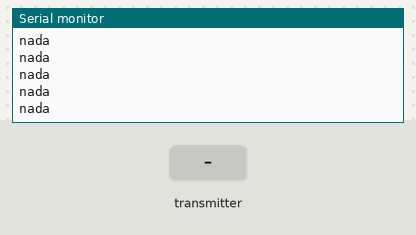
A sketch run on a simulated Arduino Uno, built with avr-gcc and run on an emulated ATmega328P. Shown: the last lines printed to the serial monitor. The inputs (shaded band) are chosen by the test bench. No radio packets arrive unless stated.

Above: at 1.2 s.
1.3 s: the transmitter starts sending pot1 = 0
At 1.32 s:
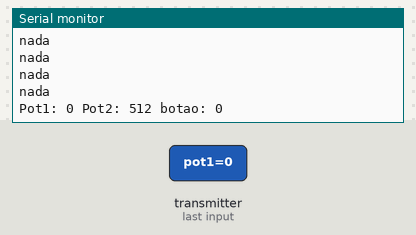
3.2 s: the transmitter starts sending pot2 = 0
At 3.25 s:
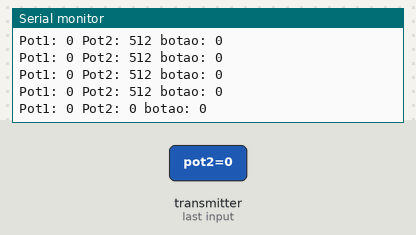
6.2 s: the transmitter starts sending botao = 1
At 6.29 s:
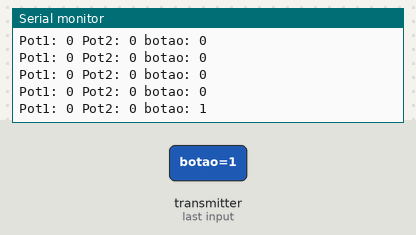
7.7 s: the transmitter starts sending pot1 = 256
At 7.81 s:
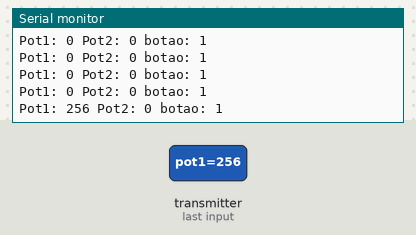
9.2 s: the transmitter starts sending pot2 = 256
At 9.22 s:
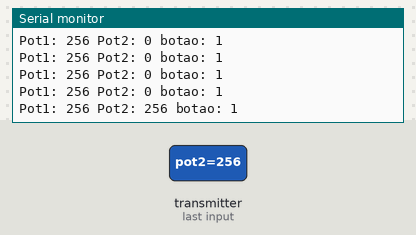
10.7 s: the transmitter starts sending pot1 = 1023
At 10.74 s:
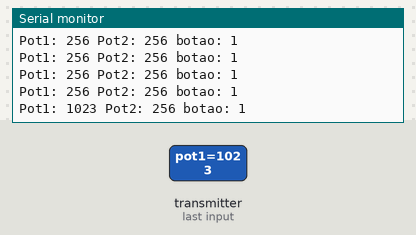
Timing chart, 0 to 13.7 s (numbered marks = the images above; inputs shaded):
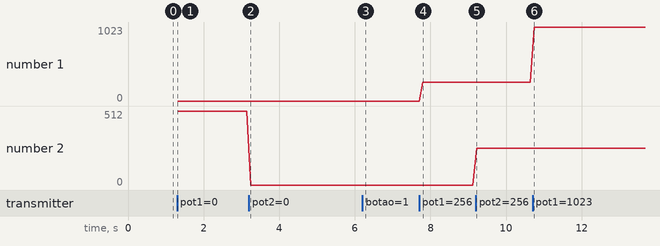

Measured:
- after the input at 1.3 s, the serial monitor: prints a new line at once (image 1)
- after the input at 3.2 s, the serial monitor: prints a new line at once (image 2)
- after the input at 6.2 s, the serial monitor: prints a new line after 0.08 s (image 3)
- after the input at 7.7 s, the serial monitor: prints a new line after 0.10 s (image 4)
- after the input at 9.2 s, the serial monitor: prints a new line at once (image 5)
- after the input at 10.7 s, the serial monitor: prints a new line at once (image 6)
- plotted number 1: 0 → 256 after the input at 7.7 s, 256 → 1023 after the input at 10.7 s

The sketch:

radio-rf24-receptor.ino
```cpp
#include <RF24.h>

//*************** Definição dos Pinos ***********************
#define pinCE  7
#define pinCSN 8
#define pinIN1 10
#define pinIN2 9
#define pinIN3 6
#define pinIN4 5

struct tipoDadosRF
{
   int pot1 = 512;
   int pot2 = 512;
   boolean botao = false;
};
tipoDadosRF dadosRF;

RF24 radio(pinCE,pinCSN);

const uint64_t pipeOut = 0xE8E8F0F0E1LL;


//*************** Controle do Carro ************
int pDireita  = 100;
int pEsquerda = 100;


void setup() {
  //*************** Controle do RF ***********************
  Serial.begin(9600);
  radio.begin();
  radio.setPALevel( RF24_PA_LOW );     //RF24_PA_MIN  / RF24_PA_LOW / RF24_PA_HIGH / RF24_PA_MAX
  radio.setDataRate( RF24_250KBPS );   //RF24_250KBPS / RF24_1MBPS  / RF24_2MBPS
  radio.openReadingPipe(1, pipeOut);
  radio.startListening();


  //*************** Controle do Carro ************
  /*pinMode(pinIN1, OUTPUT);
  pinMode(pinIN2, OUTPUT);
  pinMode(pinIN3, OUTPUT);
  pinMode(pinIN4, OUTPUT);*/
}


void loop() {
  //*************** Controle do RF ***********************
  if (radio.available()) {
     radio.read( &dadosRF, sizeof(tipoDadosRF) );

     Serial.println("Pot1: " + String(dadosRF.pot1) + " Pot2: " + String(dadosRF.pot2) + " botao: "+ String(dadosRF.botao));
  } else{
    Serial.println("nada");
  }
  delay(100);

  //*************** Controle do Carro ************
  /*
  if (dadosRF.botao) {
     //Aciona o freio
     digitalWrite(pinIN1, HIGH);
     digitalWrite(pinIN2, HIGH);
     digitalWrite(pinIN3, HIGH);
     digitalWrite(pinIN4, HIGH);
  } else {

     //Controle da direção
     if (dadosRF.pot2 < 512) {
        //Esquerda
        pDireita  = 100;
        pEsquerda = map(dadosRF.pot2, 511, 0, 100, 0);
     } else {
        //Direita
        pDireita  = map(dadosRF.pot2, 512, 1023, 100, 0);
        pEsquerda = 100;
     }

     if (dadosRF.pot1 < 512) {
        //Reverso
        int velocidade = map(dadosRF.pot1, 511, 0, 0, 255);

        analogWrite(pinIN1, 0);
        analogWrite(pinIN2, velocidade * pDireita / 100);

        analogWrite(pinIN3, 0);
        analogWrite(pinIN4, velocidade * pEsquerda / 100);
     } else {
        //Para frente
        int velocidade = map(dadosRF.pot1, 512, 1023, 0, 255);

        analogWrite(pinIN1, velocidade * pDireita / 100);
        analogWrite(pinIN2, 0);

        analogWrite(pinIN3, velocidade * pEsquerda / 100);
        analogWrite(pinIN4, 0);
     }
  }  */
}
```
